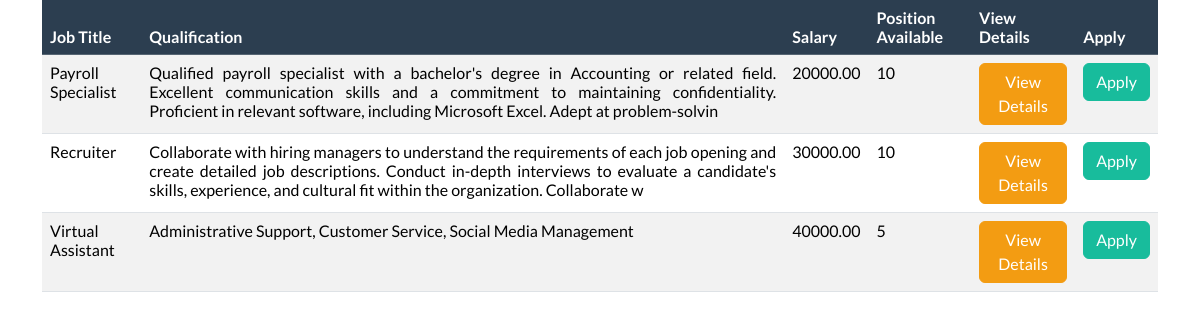
/career.php, run on the app's committed database.
### tables this page shows
CREATE TABLE `jobs`  (
  `job_id` int NOT NULL AUTO_INCREMENT,
  `job_title` varchar(255) NOT NULL,
  `description` text NULL,
  `qualification` varchar(255) NULL DEFAULT NULL,
  `person_need` int NULL DEFAULT NULL,
  `salary` decimal(10, 2) NULL DEFAULT NULL,
  `published` bit(1) NULL DEFAULT NULL,
  `date_published` datetime NULL DEFAULT current_timestamp,
  PRIMARY KEY (`job_id`) USING BTREE
);

### career.php (the view, shortened to what this page needs)
    <link rel="stylesheet" href="https://bootswatch.com/5/flatly/bootstrap.min.css">
<div class='container'>
    <div class="table-responsive">
        <table class="table table-striped table-hover">
            <thead>
                <tr class="table-primary">
                    <th scope="col">Job Title</th>
                    <th scope="col">Qualification</th>
                    <th scope="col">Salary</th>
                    <th scope="col">Position Available</th>
                    <th scope="col">View Details</th>
                    <th scope="col">Apply</th>
                </tr>
            </thead>
            <tbody>
                <?php
                    require_once('config.php');
                    $sql = "SELECT * FROM jobs WHERE published=1";
                    $result = $conn->query($sql);
                    if ($result->num_rows > 0) {
                        while($row = $result->fetch_assoc()) {
                            echo "<tr>";
                            echo "<td>" . $row["job_title"]. "</td>";
                            echo "<td>" . $row["qualification"]. "</td>";
                            echo "<td>" . $row["salary"]. "</td>";
                            echo "<td>" . $row["person_need"]. "</td>";
                            echo "<td><a href='job-detail.php?job_id=" . $row["job_id"] . "' class='btn btn-warning'>View Details</a></td>";
                            echo "<td><a href='application-form.php?job_id=" . $row["job_id"] . "' class='btn btn-success'>Apply</a></td>";
                            echo "</tr>";
                        }
                    } else {
                        echo "<tr><td colspan='5'>No jobs available</td></tr>";
                    }
                ?>
            </tbody>
        </table>
    </div>
</div>

### career.php (style rules this page uses)
table { text-align: justify; }

### data on the page
jobs: job_title "Payroll Specialist", qualification "Qualified payroll specialist with a bachelor's degree in Accounting or related field. Excellent communication skills and a commitment to maintaining confidentiality. Proficient in relevant software, including Microsoft Excel. Adept at problem-solvin", salary "20000.00", person_need "10"
jobs: job_title "Recruiter", qualification "Collaborate with hiring managers to understand the requirements of each job opening and create detailed job descriptions. Conduct in-depth interviews to evaluate a candidate's skills, experience, and cultural fit within the organization. Collaborate w", salary "30000.00", person_need "10"
jobs: job_title "Virtual Assistant", qualification "Administrative Support, Customer Service, Social Media Management", salary "40000.00", person_need "5"
